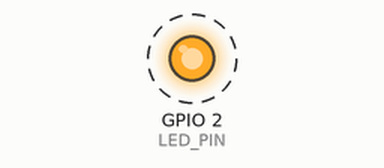
Recording of a sketch running on a simulated ESP32. On the bench: output pins drawn as LEDs (lit = HIGH). Dashed ring = blinking.

Above: at 0.02 s.
Timing chart, 0 to 3.0 s (numbered marks = the images above):
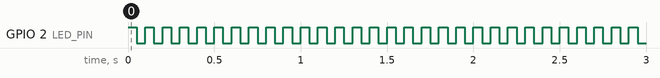

Measured:
- by itself, GPIO 2 (LED_PIN): alternates HIGH for 0.05 s and LOW for 0.05 s

The sketch:

Blinking_LED.ino
```cpp
#define LED_PIN 2 // Built-in LED on most ESP32 boards

void setup() {
  pinMode(LED_PIN, OUTPUT); // Set LED_PIN as an output
}

void loop() {
  digitalWrite(LED_PIN, HIGH); // Turn the LED on
  delay(50);                 // Wait for 1 second
  digitalWrite(LED_PIN, LOW);  // Turn the LED off
  delay(50);                 // Wait for 1 second
}
```
